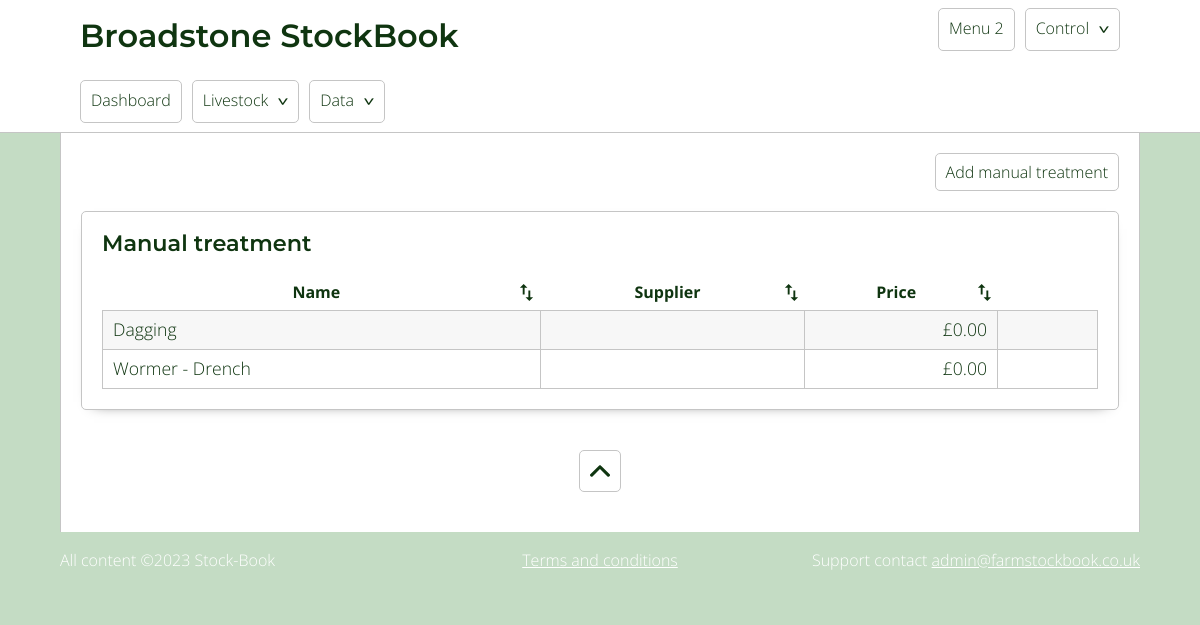
The page /manualTreatment.php on the database as committed earlier.
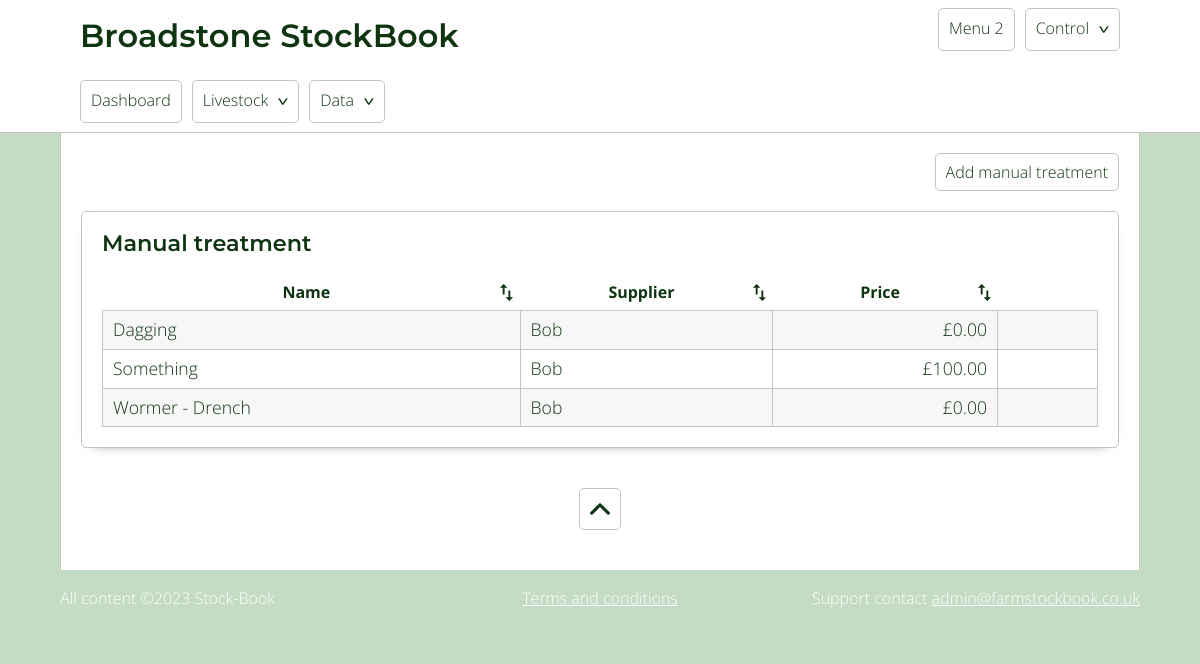
The same page on the database as committed later.
### tables this page shows
CREATE TABLE `manual_treatment` (
  `id` int(11) NOT NULL,
  `treatment_name` varchar(500) NOT NULL,
  `notes` text DEFAULT NULL,
  `price` decimal(10,2) DEFAULT NULL,
  `supplier` int(11) NOT NULL
);

CREATE TABLE `supplier` (
  `id` int(11) NOT NULL,
  `supplier_name` varchar(400) NOT NULL,
  `supplies` text NOT NULL,
  `address` text NOT NULL,
  `website` varchar(400) NOT NULL,
  `email` varchar(400) NOT NULL,
  `telephone` varchar(100) NOT NULL,
  `notes` text NOT NULL,
  `deleted` tinyint(1) NOT NULL DEFAULT 0
);

### includes/classes/Generic.class.php (called while the page is built, shortened)
<?php
    class Generic extends Db{
            public function getSupplier($id){
                $query = "SELECT supplier_name FROM supplier WHERE :id = id";
                    $sql = self::$conn -> prepare($query);
                    $sql -> bindParam(':id', $id);
                    $sql -> execute();
                    $row = $sql -> fetch();
                    return $row['supplier_name'];
            }
    }
?>

### includes/classes/Db.class.php (called while the page is built, shortened)
<?php
    class Db{
            private $db_servername = "localhost";
            private $db_username = "flockbook";
            private $db_password = "flockbook";
            private $db_dbName = "fb_redesign";
            protected function connect(){
                $pdo = new PDO("mysql:host=$this->db_servername;dbname=$this->db_dbName", $this->db_username, $this->db_password);
                $pdo -> setAttribute(PDO::ATTR_ERRMODE, PDO::ERRMODE_EXCEPTION);
                return self::$conn = $pdo;
            }
    }
?>

### includes/classes/Functions.class.php (called while the page is built, shortened)
<?php
    class Functions extends Db{
            public function currencyFormat($number){
                return "&pound;" . number_format($number,2);
            }
    }
?>

### includes/classes/ManualTreatment.class.php (the view, shortened to what this page needs)
<?php
    class ManualTreatment extends Db{
            public function manualTreatmentCard($site_data){
                $functions = new Functions();
                $generic = new Generic();
                    $query = "SELECT * FROM manual_treatment ORDER BY treatment_name";
                    $sql = self::$conn -> prepare($query);
                    $sql -> execute();
                    echo "<table class='sortable manualTreatment_table'>
                            <tr>
                                <th>Name</th>
                                <th>Supplier</th>
                                <th>Price</th>
                                <th class='delete_col no_sort'></th>
                            </tr>";
                            while( $row = $sql -> fetch() ){
                                $price = $functions -> currencyFormat($row['price']);
                                $supplier = $generic -> getSupplier($row['supplier']);
                                echo "  <tr data-id='$row[id]' class='js-view'>
                                            <td class='left'>$row[treatment_name]</td>
                                            <td class='left'>$supplier</td>
                                            <td>$price</td>
                                            <td></td>
                                        </tr>";
                            }
                    echo "</table>";
            }
    }
?>

Rows that differ between the two databases and show on the page:
changed manual_treatment "Dagging": supplier.supplier_name (not shown) → "Bob"
added manual_treatment: treatment_name "Something", supplier.supplier_name "Bob", price "£100.00"
changed manual_treatment "Wormer - Drench": supplier.supplier_name (not shown) → "Bob"
